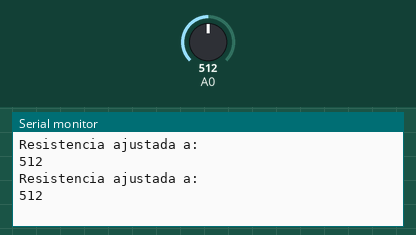
Bench run of a sketch on a simulated Arduino Uno, built with avr-gcc and run on an emulated ATmega328P. Parts: the last lines printed to the serial monitor. Inputs (shaded band) come from the test bench; at power-on: A0 = 512.

Above: at 3.8 s.
3.9 s: A0 set to 716
At 6.4 s:
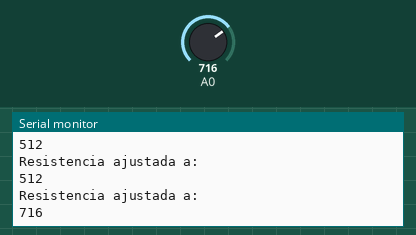
7.8 s: A0 set to 900
At 9.8 s:
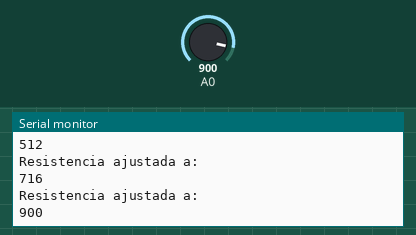
Timing chart, 0 to 11.3 s (numbered marks = the images above; inputs shaded):
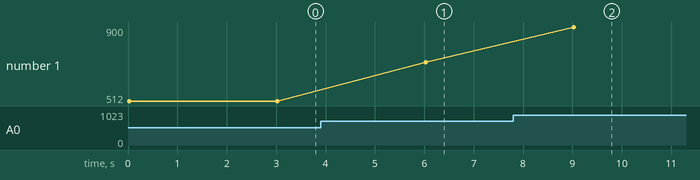

Measured:
- after the input at 3.9 s, the serial monitor: prints a new line after 2.1 s (image 1)
- after the input at 7.8 s, the serial monitor: prints a new line after 1.2 s (image 2)
- plotted number 1: 512 → 716 after the input at 3.9 s, 716 → 900 after the input at 7.8 s

The sketch:

_006_LecturaSerieEntAnalogica.ino
```cpp
void setup()
{
  Serial.begin(9600); //Inicialización de la comunicación serie
}
void loop()
{
int lectura= analogRead(A0);//Guarda el valor del potenciómetro (entre 0 y 1023)
Serial.println("Resistencia ajustada a:"); //Imprime en Monitor serial la cadena
Serial.println(lectura); //Imprime en Monitor serial el valor de la variable
delay(3000);//Retardo para la visualización de datos en Monitor serial
}
```
